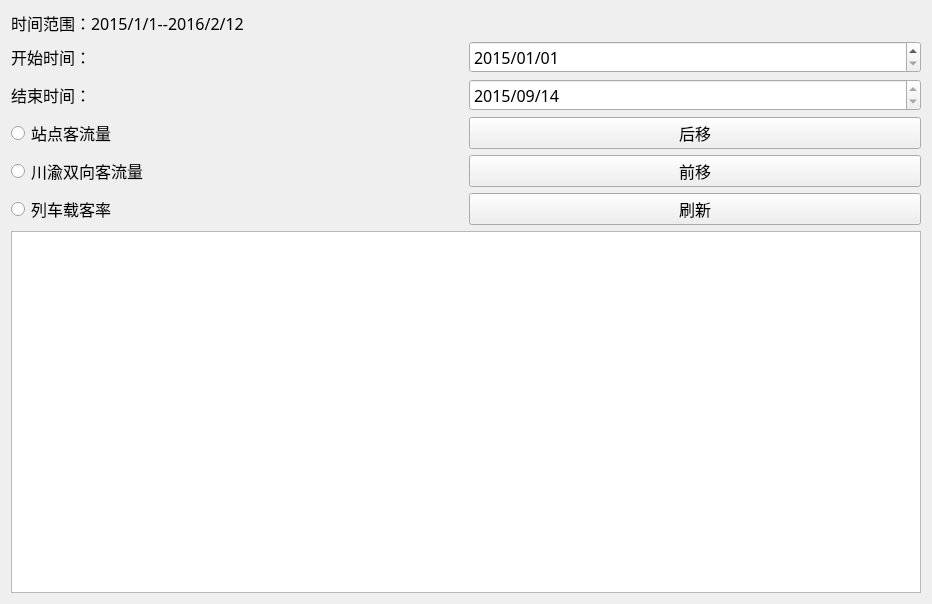
<?xml version="1.0" encoding="UTF-8"?>
<ui version="4.0">
 <class>fx</class>
 <widget class="QWidget" name="fx">
  <property name="geometry">
   <rect>
    <x>0</x>
    <y>0</y>
    <width>932</width>
    <height>604</height>
   </rect>
  </property>
  <property name="font">
   <font>
    <family>宋体</family>
    <pointsize>12</pointsize>
   </font>
  </property>
  <property name="windowTitle">
   <string>Form</string>
  </property>
  <layout class="QVBoxLayout" name="verticalLayout_3">
   <item>
    <layout class="QVBoxLayout" name="verticalLayout">
     <item>
      <widget class="QLabel" name="label_3">
       <property name="text">
        <string>时间范围：2015/1/1--2016/2/12</string>
       </property>
      </widget>
     </item>
     <item>
      <layout class="QHBoxLayout" name="horizontalLayout_2">
       <item>
        <widget class="QLabel" name="label">
         <property name="text">
          <string>开始时间：</string>
         </property>
        </widget>
       </item>
       <item>
        <widget class="QDateEdit" name="dateEdit">
         <property name="dateTime">
          <datetime>
           <hour>0</hour>
           <minute>0</minute>
           <second>0</second>
           <year>2015</year>
           <month>1</month>
           <day>1</day>
          </datetime>
         </property>
         <property name="maximumDate">
          <date>
           <year>2016</year>
           <month>2</month>
           <day>12</day>
          </date>
         </property>
         <property name="minimumDate">
          <date>
           <year>2015</year>
           <month>1</month>
           <day>1</day>
          </date>
         </property>
         <property name="displayFormat">
          <string>yyyy/MM/dd</string>
         </property>
        </widget>
       </item>
      </layout>
     </item>
     <item>
      <layout class="QHBoxLayout" name="horizontalLayout">
       <item>
        <widget class="QLabel" name="label_2">
         <property name="text">
          <string>结束时间：</string>
         </property>
        </widget>
       </item>
       <item>
        <widget class="QDateEdit" name="dateEdit_2">
         <property name="dateTime">
          <datetime>
           <hour>0</hour>
           <minute>0</minute>
           <second>0</second>
           <year>2015</year>
           <month>9</month>
           <day>14</day>
          </datetime>
         </property>
         <property name="maximumDateTime">
          <datetime>
           <hour>15</hour>
           <minute>59</minute>
           <second>59</second>
           <year>2016</year>
           <month>2</month>
           <day>12</day>
          </datetime>
         </property>
         <property name="minimumDate">
          <date>
           <year>2015</year>
           <month>1</month>
           <day>1</day>
          </date>
         </property>
         <property name="displayFormat">
          <string>yyyy/MM/dd</string>
         </property>
        </widget>
       </item>
      </layout>
     </item>
     <item>
      <layout class="QHBoxLayout" name="horizontalLayout_3">
       <item>
        <widget class="QRadioButton" name="rb3">
         <property name="text">
          <string>站点客流量</string>
         </property>
        </widget>
       </item>
       <item>
        <widget class="QPushButton" name="pbh">
         <property name="text">
          <string>后移</string>
         </property>
        </widget>
       </item>
      </layout>
     </item>
     <item>
      <layout class="QHBoxLayout" name="horizontalLayout_4">
       <item>
        <widget class="QRadioButton" name="rb2">
         <property name="text">
          <string>川渝双向客流量</string>
         </property>
        </widget>
       </item>
       <item>
        <widget class="QPushButton" name="pbq">
         <property name="text">
          <string>前移</string>
         </property>
        </widget>
       </item>
      </layout>
     </item>
     <item>
      <layout class="QHBoxLayout" name="horizontalLayout_9">
       <item>
        <widget class="QRadioButton" name="rb1">
         <property name="text">
          <string>列车载客率</string>
         </property>
        </widget>
       </item>
       <item>
        <widget class="QPushButton" name="pbs">
         <property name="text">
          <string>刷新</string>
         </property>
        </widget>
       </item>
      </layout>
     </item>
     <item>
      <widget class="QChartView" name="graphicsView"/>
     </item>
    </layout>
   </item>
  </layout>
 </widget>
 <customwidgets>
  <customwidget>
   <class>QChartView</class>
   <extends>QGraphicsView</extends>
   <header>qchartview.h</header>
  </customwidget>
 </customwidgets>
 <resources/>
 <connections/>
</ui>
